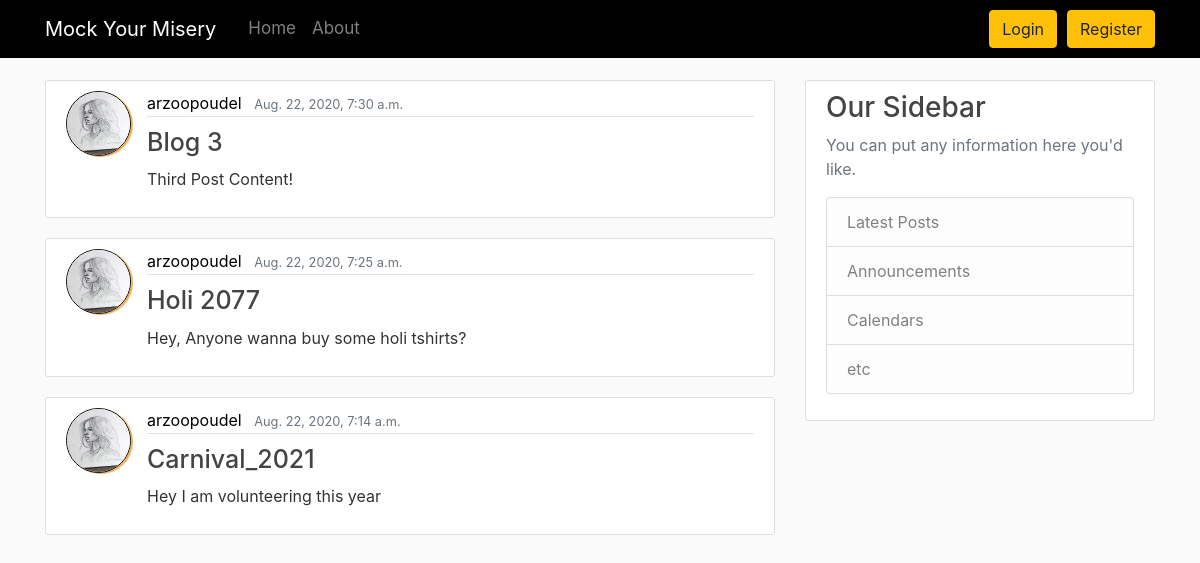
The app's page /, older data.
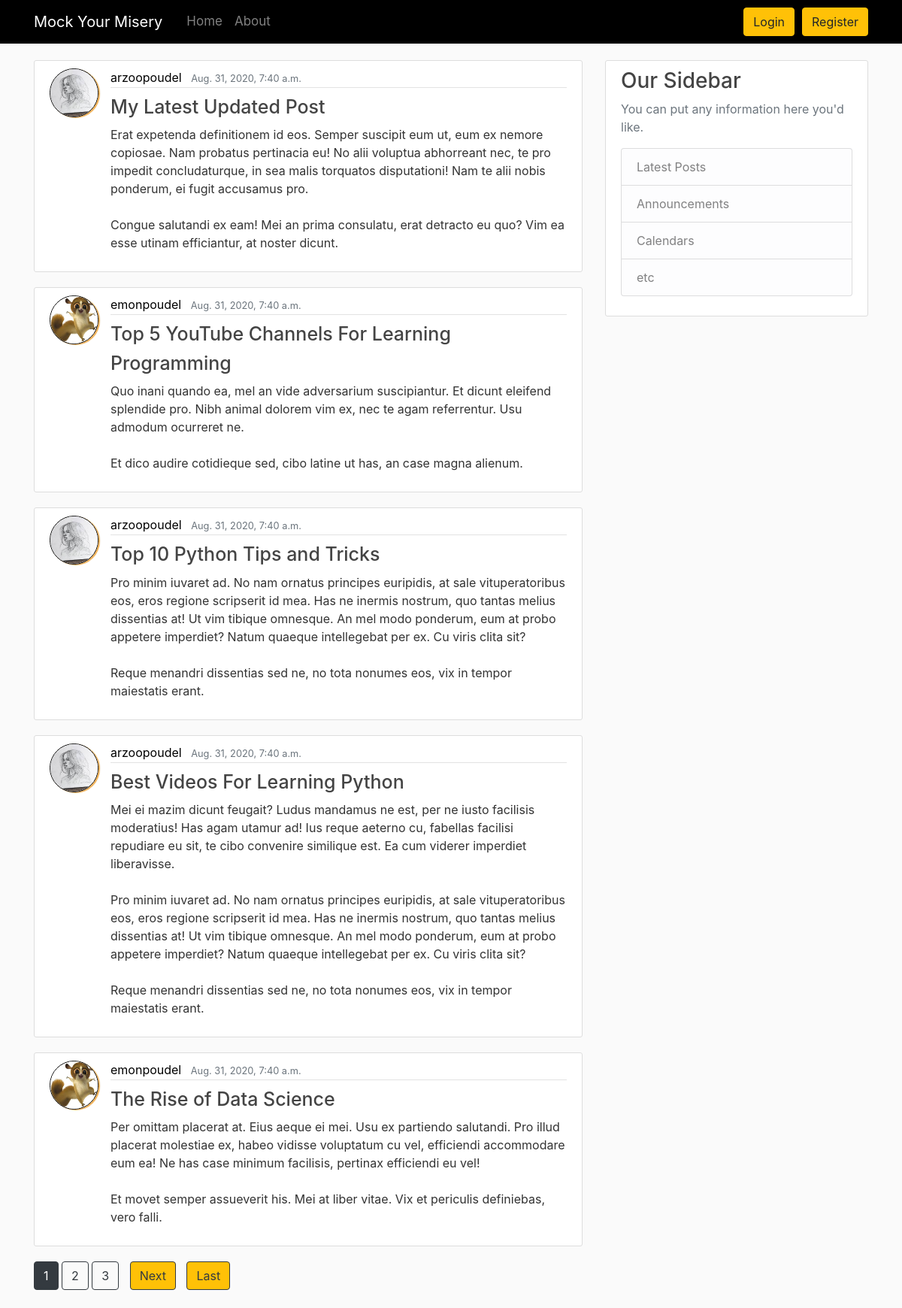
The same page, newer data.
### blog/models.py (models this page shows, shortened)
class Post(models.Model):
    title = models.CharField(max_length=100)
    content = models.TextField()
    date_posted = models.DateTimeField(default=timezone.now)
    author = models.ForeignKey(User, on_delete=models.CASCADE)

### users/models.py (models this page shows, shortened)
class Profile(models.Model):
    user = models.OneToOneField(User, on_delete=models.CASCADE)
    image = models.ImageField(default='default.jpg', upload_to='profile_pictures')

### blog/views.py (the view)
# urls.py: path('', PostListView.as_view(), name='blog-home'),
class PostListView(ListView):
    model = Post
    template_name = 'blog/home.html' # <app>/<model>_<viewtype>.html
    context_object_name = 'posts'
    ordering = ['-date_posted']
    paginate_by = 5

### blog/templates/blog/home.html (shortened to what this page needs)
{% extends "blog/base.html" %}
{% load static %}
    {% block content %}
    {% for post in posts %}
        <article class="media content-section">
            <img class="rounded-circle article-img" src="{{ post.author.profile.image.url }}">
            <div class="media-body">
                <div class="article-metadata">
                    <a class="mr-2" href="{% url 'user-posts' post.author.username %}">{{ post.author }}</a>
                    <small class="text-muted">{{ post.date_posted }}</small>
                </div>
                <h2><a class="article-title" href="{% url 'post-detail' post.id %}">{{ post.title }}</a></h2>
                <p class="article-content">{{ post.content }}</p>
            </div>
    </article>
    {% endfor %}
    {% if is_paginated %}
        {% for num in page_obj.paginator.page_range %}
            {% if page_obj.number == num %}
                <a class="btn btn-dark  mb-4" href="?page={{ num }}">{{ num }}</a>
            {%  elif num > page_obj.number|add:'-3' and num < page_obj.number|add:'3' %}
                <a class="btn btn-outline-dark mb-4" href="?page={{ num }}">{{ num }}</a>
            {% endif %}
        {% endfor %}
        {% if page_obj.has_next %}
            <a class="btn btn-outline-dark btn-warning  mb-4" href="?page={{ page_obj.next_page_number }}">Next</a>
            <a class="btn btn-outline-dark btn-warning  mb-4" href="?page={{ page_obj.paginator.num_pages }}">Last</a>
        {% endif %}
    {% endif %}
{% endblock content %}

Row changes from the older to the newer data that the page shows:
no longer on this page (row unchanged): Post: author.profile.image (picture), author "arzoopoudel", date_posted "Aug. 22, 2020, 7:30 a.m.", title "Blog 3", content "Third Post Content!"
no longer on this page (row unchanged): Post: author.profile.image (picture), author "arzoopoudel", date_posted "Aug. 22, 2020, 7:25 a.m.", title "Holi 2077", content "Hey, Anyone wanna buy some holi tshirts?"
no longer on this page (row unchanged): Post: author.profile.image (picture), author "arzoopoudel", date_posted "Aug. 22, 2020, 7:14 a.m.", title "Carnival_2021", content "Hey I am volunteering this year"
added Post: author.profile.image (picture), author "arzoopoudel", date_posted "Aug. 31, 2020, 7:40 a.m.", title "My Latest Updated Post", content "Erat expetenda definitionem id eos. Semper suscipit eum ut, eum ex nemore copiosae. Nam probatus pertinacia eu! No alii voluptua abhorreant nec, te pro impedit concludaturque, in sea malis torquatos disputationi! Nam te alii nobis ponderum, ei fugit accusamus pro. Congue salutandi ex eam! Mei an prima consulatu, erat detracto eu quo? Vim ea esse utinam efficiantur, at noster dicunt."
added Post: author.profile.image (placeholder picture), author "emonpoudel", date_posted "Aug. 31, 2020, 7:40 a.m.", title "Top 5 YouTube Channels For Learning Programming", content "Quo inani quando ea, mel an vide adversarium suscipiantur. Et dicunt eleifend splendide pro. Nibh animal dolorem vim ex, nec te agam referrentur. Usu admodum ocurreret ne. Et dico audire cotidieque sed, cibo latine ut has, an case magna alienum."
added Post: author.profile.image (picture), author "arzoopoudel", date_posted "Aug. 31, 2020, 7:40 a.m.", title "Top 10 Python Tips and Tricks", content "Pro minim iuvaret ad. No nam ornatus principes euripidis, at sale vituperatoribus eos, eros regione scripserit id mea. Has ne inermis nostrum, quo tantas melius dissentias at! Ut vim tibique omnesque. An mel modo ponderum, eum at probo appetere imperdiet? Natum quaeque intellegebat per ex. Cu viris clita sit? Reque menandri dissentias sed ne, no tota nonumes eos, vix in tempor maiestatis erant."
added Post: author.profile.image (picture), author "arzoopoudel", date_posted "Aug. 31, 2020, 7:40 a.m.", title "Best Videos For Learning Python", content "Mei ei mazim dicunt feugait? Ludus mandamus ne est, per ne iusto facilisis moderatius! Has agam utamur ad! Ius reque aeterno cu, fabellas facilisi repudiare eu sit, te cibo convenire similique est. Ea cum viderer imperdiet liberavisse. Pro minim iuvaret ad. No nam ornatus principes euripidis, at sale vituperatoribus eos, eros regione scripserit id mea. Has ne inermis nostrum, quo tantas melius dissentias at! Ut vim tibique omnesque. An mel modo ponderum, eum at probo appetere imperdiet? Natum quaeque intellegebat per ex. Cu viris clita sit? Reque menandri dissentias sed ne, no tota nonumes eos, vix in tempor maiestatis erant."
added Post: author.profile.image (placeholder picture), author "emonpoudel", date_posted "Aug. 31, 2020, 7:40 a.m.", title "The Rise of Data Science", content "Per omittam placerat at. Eius aeque ei mei. Usu ex partiendo salutandi. Pro illud placerat molestiae ex, habeo vidisse voluptatum cu vel, efficiendi accommodare eum ea! Ne has case minimum facilisis, pertinax efficiendi eu vel! Et movet semper assueverit his. Mei at liber vitae. Vix et periculis definiebas, vero falli."
Text that changed along with them:
new list line: "1"
new list line: "2"
new list line: "3"
text now shown: "Next Last"
